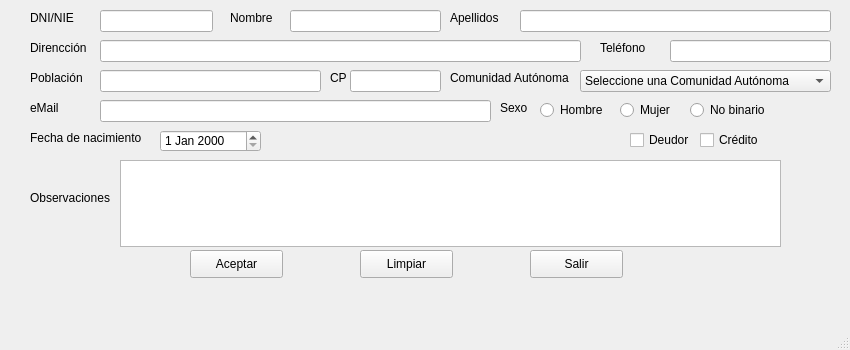
<?xml version="1.0" encoding="UTF-8"?>
<ui version="4.0">
 <class>MainWindow</class>
 <widget class="QMainWindow" name="MainWindow">
  <property name="geometry">
   <rect>
    <x>0</x>
    <y>0</y>
    <width>850</width>
    <height>350</height>
   </rect>
  </property>
  <property name="minimumSize">
   <size>
    <width>850</width>
    <height>350</height>
   </size>
  </property>
  <property name="windowTitle">
   <string>MainWindow</string>
  </property>
  <widget class="QWidget" name="centralwidget">
   <widget class="QLineEdit" name="DNI_NIE">
    <property name="geometry">
     <rect>
      <x>100</x>
      <y>10</y>
      <width>113</width>
      <height>22</height>
     </rect>
    </property>
   </widget>
   <widget class="QLabel" name="DNI_lbl">
    <property name="geometry">
     <rect>
      <x>30</x>
      <y>10</y>
      <width>61</width>
      <height>16</height>
     </rect>
    </property>
    <property name="text">
     <string>DNI/NIE</string>
    </property>
   </widget>
   <widget class="QLabel" name="Nombre_lbl">
    <property name="geometry">
     <rect>
      <x>230</x>
      <y>10</y>
      <width>61</width>
      <height>16</height>
     </rect>
    </property>
    <property name="text">
     <string>Nombre</string>
    </property>
   </widget>
   <widget class="QLineEdit" name="nombre">
    <property name="geometry">
     <rect>
      <x>290</x>
      <y>10</y>
      <width>151</width>
      <height>22</height>
     </rect>
    </property>
   </widget>
   <widget class="QLineEdit" name="direccion">
    <property name="geometry">
     <rect>
      <x>100</x>
      <y>40</y>
      <width>481</width>
      <height>22</height>
     </rect>
    </property>
   </widget>
   <widget class="QLineEdit" name="apellidos">
    <property name="geometry">
     <rect>
      <x>520</x>
      <y>10</y>
      <width>311</width>
      <height>22</height>
     </rect>
    </property>
   </widget>
   <widget class="QLabel" name="Apellidos_lbl">
    <property name="geometry">
     <rect>
      <x>450</x>
      <y>10</y>
      <width>61</width>
      <height>16</height>
     </rect>
    </property>
    <property name="text">
     <string>Apellidos</string>
    </property>
   </widget>
   <widget class="QLabel" name="direccion_lbl">
    <property name="geometry">
     <rect>
      <x>30</x>
      <y>40</y>
      <width>61</width>
      <height>16</height>
     </rect>
    </property>
    <property name="text">
     <string>Direncción</string>
    </property>
   </widget>
   <widget class="QLabel" name="CP_label">
    <property name="geometry">
     <rect>
      <x>330</x>
      <y>70</y>
      <width>21</width>
      <height>16</height>
     </rect>
    </property>
    <property name="text">
     <string>CP</string>
    </property>
   </widget>
   <widget class="QLabel" name="Poblacion">
    <property name="geometry">
     <rect>
      <x>30</x>
      <y>70</y>
      <width>61</width>
      <height>16</height>
     </rect>
    </property>
    <property name="text">
     <string>Población</string>
    </property>
   </widget>
   <widget class="QLineEdit" name="telefono">
    <property name="geometry">
     <rect>
      <x>670</x>
      <y>40</y>
      <width>161</width>
      <height>22</height>
     </rect>
    </property>
   </widget>
   <widget class="QLineEdit" name="email">
    <property name="geometry">
     <rect>
      <x>100</x>
      <y>100</y>
      <width>391</width>
      <height>22</height>
     </rect>
    </property>
   </widget>
   <widget class="QLabel" name="telefono_lbl">
    <property name="geometry">
     <rect>
      <x>600</x>
      <y>40</y>
      <width>61</width>
      <height>16</height>
     </rect>
    </property>
    <property name="text">
     <string>Teléfono</string>
    </property>
   </widget>
   <widget class="QLabel" name="email_lbl">
    <property name="geometry">
     <rect>
      <x>30</x>
      <y>100</y>
      <width>61</width>
      <height>16</height>
     </rect>
    </property>
    <property name="text">
     <string>eMail</string>
    </property>
   </widget>
   <widget class="QLineEdit" name="cp">
    <property name="geometry">
     <rect>
      <x>350</x>
      <y>70</y>
      <width>91</width>
      <height>22</height>
     </rect>
    </property>
   </widget>
   <widget class="QLineEdit" name="poblacion">
    <property name="geometry">
     <rect>
      <x>100</x>
      <y>70</y>
      <width>221</width>
      <height>22</height>
     </rect>
    </property>
   </widget>
   <widget class="QComboBox" name="provincia_cbb">
    <property name="geometry">
     <rect>
      <x>580</x>
      <y>70</y>
      <width>251</width>
      <height>22</height>
     </rect>
    </property>
    <item>
     <property name="text">
      <string>Seleccione una Comunidad Autónoma</string>
     </property>
    </item>
    <item>
     <property name="text">
      <string>Murcia</string>
     </property>
    </item>
    <item>
     <property name="text">
      <string>Galicia</string>
     </property>
    </item>
    <item>
     <property name="text">
      <string>Asturias</string>
     </property>
    </item>
    <item>
     <property name="text">
      <string>Cantabria</string>
     </property>
    </item>
    <item>
     <property name="text">
      <string>País Vasco</string>
     </property>
    </item>
    <item>
     <property name="text">
      <string>Navarra</string>
     </property>
    </item>
    <item>
     <property name="text">
      <string>Cataluña</string>
     </property>
    </item>
    <item>
     <property name="text">
      <string>Comunidad Valenciana</string>
     </property>
    </item>
    <item>
     <property name="text">
      <string>Andalucía</string>
     </property>
    </item>
    <item>
     <property name="text">
      <string>Comunidad de Madrid</string>
     </property>
    </item>
    <item>
     <property name="text">
      <string>Ceuta y Melilla</string>
     </property>
    </item>
    <item>
     <property name="text">
      <string>Islas Canarias</string>
     </property>
    </item>
    <item>
     <property name="text">
      <string>La Rioja</string>
     </property>
    </item>
    <item>
     <property name="text">
      <string>Islas Baleares</string>
     </property>
    </item>
    <item>
     <property name="text">
      <string>Extremadura</string>
     </property>
    </item>
    <item>
     <property name="text">
      <string>Castilla La Mancha</string>
     </property>
    </item>
    <item>
     <property name="text">
      <string>Castilla León</string>
     </property>
    </item>
   </widget>
   <widget class="QLabel" name="Provincia">
    <property name="geometry">
     <rect>
      <x>450</x>
      <y>70</y>
      <width>131</width>
      <height>16</height>
     </rect>
    </property>
    <property name="text">
     <string>Comunidad Autónoma</string>
    </property>
   </widget>
   <widget class="QRadioButton" name="rdbtn_hombre">
    <property name="geometry">
     <rect>
      <x>540</x>
      <y>100</y>
      <width>71</width>
      <height>20</height>
     </rect>
    </property>
    <property name="text">
     <string>Hombre</string>
    </property>
   </widget>
   <widget class="QRadioButton" name="rdbtn_muje">
    <property name="geometry">
     <rect>
      <x>620</x>
      <y>100</y>
      <width>61</width>
      <height>20</height>
     </rect>
    </property>
    <property name="text">
     <string>Mujer</string>
    </property>
   </widget>
   <widget class="QRadioButton" name="rdbtn_NoBinario">
    <property name="geometry">
     <rect>
      <x>690</x>
      <y>100</y>
      <width>81</width>
      <height>20</height>
     </rect>
    </property>
    <property name="text">
     <string>No binario</string>
    </property>
   </widget>
   <widget class="QLabel" name="sex_lbl">
    <property name="geometry">
     <rect>
      <x>500</x>
      <y>100</y>
      <width>31</width>
      <height>16</height>
     </rect>
    </property>
    <property name="text">
     <string>Sexo</string>
    </property>
   </widget>
   <widget class="QCheckBox" name="cbx_deudor">
    <property name="geometry">
     <rect>
      <x>630</x>
      <y>130</y>
      <width>71</width>
      <height>20</height>
     </rect>
    </property>
    <property name="text">
     <string>Deudor</string>
    </property>
   </widget>
   <widget class="QCheckBox" name="cbx_credito">
    <property name="geometry">
     <rect>
      <x>700</x>
      <y>130</y>
      <width>81</width>
      <height>20</height>
     </rect>
    </property>
    <property name="text">
     <string>Crédito</string>
    </property>
   </widget>
   <widget class="QLabel" name="Fnac_lbl">
    <property name="geometry">
     <rect>
      <x>30</x>
      <y>130</y>
      <width>121</width>
      <height>16</height>
     </rect>
    </property>
    <property name="text">
     <string>Fecha de nacimiento</string>
    </property>
   </widget>
   <widget class="QPushButton" name="btn_limpiar">
    <property name="geometry">
     <rect>
      <x>360</x>
      <y>250</y>
      <width>93</width>
      <height>28</height>
     </rect>
    </property>
    <property name="text">
     <string>Limpiar</string>
    </property>
   </widget>
   <widget class="QPushButton" name="btn_aceptar">
    <property name="geometry">
     <rect>
      <x>190</x>
      <y>250</y>
      <width>93</width>
      <height>28</height>
     </rect>
    </property>
    <property name="text">
     <string>Aceptar</string>
    </property>
   </widget>
   <widget class="QPushButton" name="btn_salir">
    <property name="geometry">
     <rect>
      <x>530</x>
      <y>250</y>
      <width>93</width>
      <height>28</height>
     </rect>
    </property>
    <property name="text">
     <string>Salir</string>
    </property>
   </widget>
   <widget class="QLabel" name="Fnac_lbl_2">
    <property name="geometry">
     <rect>
      <x>30</x>
      <y>190</y>
      <width>91</width>
      <height>16</height>
     </rect>
    </property>
    <property name="text">
     <string>Observaciones</string>
    </property>
   </widget>
   <widget class="QTextEdit" name="observaciones">
    <property name="geometry">
     <rect>
      <x>120</x>
      <y>160</y>
      <width>661</width>
      <height>87</height>
     </rect>
    </property>
   </widget>
   <widget class="QDateEdit" name="nacimiento">
    <property name="geometry">
     <rect>
      <x>160</x>
      <y>130</y>
      <width>101</width>
      <height>22</height>
     </rect>
    </property>
   </widget>
  </widget>
  <widget class="QMenuBar" name="menubar">
   <property name="geometry">
    <rect>
     <x>0</x>
     <y>0</y>
     <width>850</width>
     <height>26</height>
    </rect>
   </property>
  </widget>
  <widget class="QStatusBar" name="statusbar"/>
 </widget>
 <tabstops>
  <tabstop>DNI_NIE</tabstop>
  <tabstop>nombre</tabstop>
  <tabstop>apellidos</tabstop>
  <tabstop>direccion</tabstop>
  <tabstop>telefono</tabstop>
  <tabstop>poblacion</tabstop>
  <tabstop>cp</tabstop>
  <tabstop>provincia_cbb</tabstop>
  <tabstop>email</tabstop>
  <tabstop>rdbtn_hombre</tabstop>
  <tabstop>rdbtn_muje</tabstop>
  <tabstop>rdbtn_NoBinario</tabstop>
  <tabstop>cbx_deudor</tabstop>
  <tabstop>cbx_credito</tabstop>
  <tabstop>btn_aceptar</tabstop>
  <tabstop>btn_limpiar</tabstop>
  <tabstop>btn_salir</tabstop>
 </tabstops>
 <resources/>
 <connections/>
</ui>
